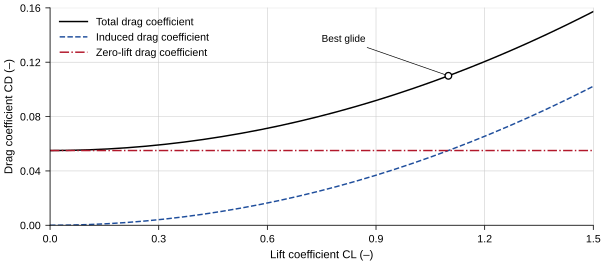

The script that drew this image:
# Figure: provisional parabolic drag polar of the complete aircraft.
import sys, pathlib
sys.path.insert(0, str(pathlib.Path(__file__).resolve().parents[3] / "template" / "charts"))
sys.path.insert(0, str(pathlib.Path(__file__).parent))
import numpy as np
import alimoche_charts as ac
import aero_model as m

cl = np.linspace(0, m.CLMAX, 200)
fig, ax = ac.figure(160, 70)
ax.plot(cl, m.CD0 + m.K * cl**2, **ac.series(0), label="Total drag coefficient")
ax.plot(cl, m.K * cl**2, **ac.series(1), label="Induced drag coefficient")
ax.plot(cl, np.full_like(cl, m.CD0), **ac.series(2), label="Zero-lift drag coefficient")
_, c = m.best_glide(1.225)
ax.plot([c], [m.CD0 + m.K * c**2], "o", color="black", markerfacecolor="white", markersize=5)
ac.annotate(ax, "Best glide", (c, m.CD0 + m.K * c**2), (c - 0.35, 0.135))
ax.set_xlim(0, 1.5); ax.set_ylim(0, 0.16)
ax.set_xticks([0, 0.3, 0.6, 0.9, 1.2, 1.5]); ax.set_yticks([0, 0.04, 0.08, 0.12, 0.16])
ax.set_xlabel("Lift coefficient CL (–)"); ax.set_ylabel("Drag coefficient CD (–)")
ac.legend(ax, loc="upper left")
ac.save(fig, __file__)
